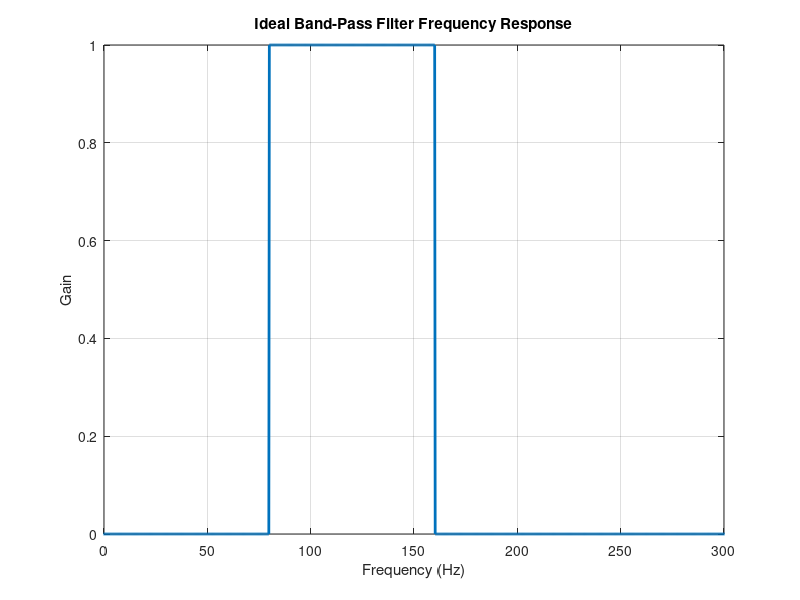
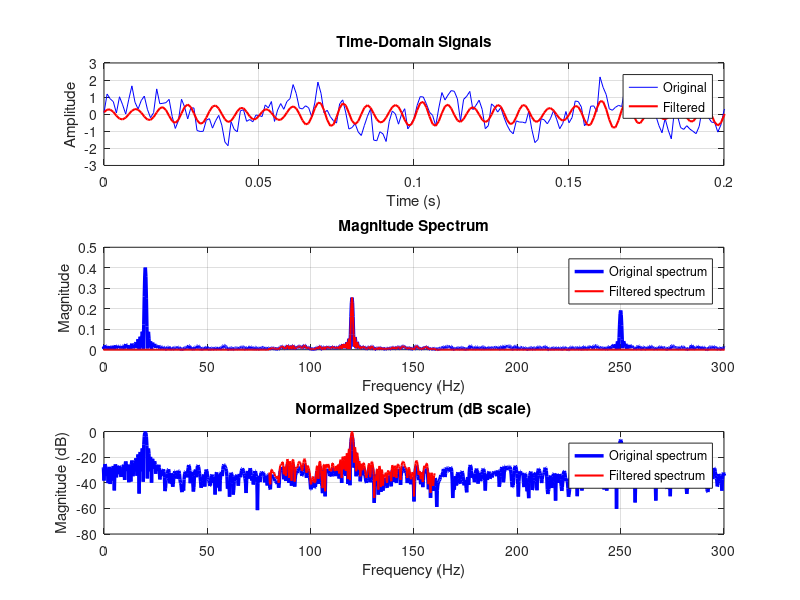

Source code (MATLAB) for these figures, in order:
%----------------------------------------------------------
%  Band-pass filter with Fourier transform computed by trapz
%  Optimized version with better visualization and efficiency
%----------------------------------------------------------
clc; clear; close all;

%% 1. Create a synthetic test signal
Fs   = 1000;                % sampling frequency (Hz)
T    = 1;                   % signal duration (s)
t    = (0:1/Fs:T-1/Fs)';    % time vector (column)
N    = numel(t);

% Signal components
f1 =  20;  A1 = 0.8;        % low-frequency component (to be rejected)
f2 = 120;  A2 = 0.5;        % mid-frequency component (wanted)
f3 = 250;  A3 = 0.4;        % high-frequency component (to be rejected)
noise = 0.3*randn(N,1);     % additive white noise

x = A1*sin(2*pi*f1*t) + A2*sin(2*pi*f2*t) + A3*sin(2*pi*f3*t) + noise;

%% 2. Angular-frequency axis
domega = 2*pi*0.25;         % angular-frequency resolution (rad/s)
omegaMax = 2*pi*(Fs/2);     % Nyquist angular frequency
omega = (-omegaMax:domega:omegaMax)';  % column vector (rad/s)
M = numel(omega);

%% 3. Compute Fourier transform X(omega) = \int x(t) e^(-j omega t) dt
dt = 1/Fs;                  % sampling period
X = zeros(M, 1, 'like', 1+1i);

% Precompute for efficiency
for k = 1:M
    phasor = exp(-1i*omega(k)*t);
    X(k) = trapz(t, x .* phasor);
end
% No scaling by dt needed here since trapz with time vector handles this

%% 4. Create band-pass filter
f_cl = 80;                  % lower cut-off frequency (Hz)
f_cu = 160;                 % upper cut-off frequency (Hz)
omega_cl = 2*pi*f_cl;       % lower angular cut-off (rad/s)
omega_cu = 2*pi*f_cu;       % upper angular cut-off (rad/s)

H = double((abs(omega) >= omega_cl) & (abs(omega) <= omega_cu));

% Visualise the filter
figure;
plot(omega/(2*pi), H, 'LineWidth', 2);
xlabel('Frequency (Hz)'); ylabel('Gain');
title('Ideal Band-Pass Filter Frequency Response');
grid on;
xlim([0, 300]);  % Show only positive frequencies for clarity

%% 5. Apply the filter
Y = X .* H;

%% 6. Inverse Fourier transform x(t) = (1/(2pi)) \int X(omega) e^(j omega t) domega
y = zeros(N, 1, 'like', 1+1i);

for n = 1:N
    phasor = exp(1i*omega*t(n));
    y(n) = trapz(omega, Y .* phasor);
end
y = real(y) / (2*pi);       % Scale by 1/(2pi) and take real part

%% 7. Plot results with improved visualization
figure;

% Time domain
subplot(3,1,1);
plot(t, x, 'b', 'DisplayName', 'Original'); hold on;
plot(t, y, 'r', 'LineWidth', 1.5, 'DisplayName', 'Filtered');
xlabel('Time (s)'); ylabel('Amplitude');
legend('Location', 'best'); grid on;
title('Time-Domain Signals');
xlim([0, 0.2]);  % Show first 0.2 seconds for clarity

% Frequency domain (magnitude)
subplot(3,1,2);
f_axis = omega/(2*pi);
plot(f_axis, abs(X), 'b', 'LineWidth', 2.5,'DisplayName', 'Original spectrum'); hold on;
plot(f_axis, abs(Y), 'r', 'LineWidth', 1.5, 'DisplayName', 'Filtered spectrum');
xlabel('Frequency (Hz)'); ylabel('Magnitude');
legend('Location', 'best'); grid on;
xlim([0, 300]);  % Show only positive frequencies
title('Magnitude Spectrum');

% Frequency domain (dB scale)
subplot(3,1,3);
db_X = 20*log10(abs(X)/max(abs(X)));
db_Y = 20*log10(abs(Y)/max(abs(Y)));
plot(f_axis, db_X, 'b', 'LineWidth', 2.5,'DisplayName', 'Original spectrum'); hold on;
plot(f_axis, db_Y, 'r', 'LineWidth', 1.5, 'DisplayName', 'Filtered spectrum');
xlabel('Frequency (Hz)'); ylabel('Magnitude (dB)');
legend('Location', 'best'); grid on;
xlim([0, 300]);
ylim([-80, 0]);  % Typical dB range
title('Normalized Spectrum (dB scale)');

%% 8. Performance analysis
fprintf('Filter Performance Analysis:\n');
fprintf('Original signal power: %.4f\n', var(x));
fprintf('Filtered signal power: %.4f\n', var(y));
fprintf('Noise reduction: %.2f dB\n', 10*log10(var(x)/var(noise)));

% Check if desired component is preserved
t_analysis = t(1:min(1000, N));  % Use first second for frequency analysis
[P_orig, f_orig] = pwelch(x(1:length(t_analysis)), [], [], [], Fs);
[P_filt, f_filt] = pwelch(y(1:length(t_analysis)), [], [], [], Fs);

desired_power_orig = trapz(f_orig((f_orig>=f_cl) & (f_orig<=f_cu)), ...
                           P_orig((f_orig>=f_cl) & (f_orig<=f_cu)));
desired_power_filt = trapz(f_filt((f_filt>=f_cl) & (f_filt<=f_cu)), ...
                           P_filt((f_filt>=f_cl) & (f_filt<=f_cu)));

fprintf('Power in passband (80-160 Hz):\n');
fprintf('  Original: %.4f\n', desired_power_orig);
fprintf('  Filtered: %.4f\n', desired_power_filt);
fprintf('  Preservation: %.1f%%\n', 100*desired_power_filt/desired_power_orig);
